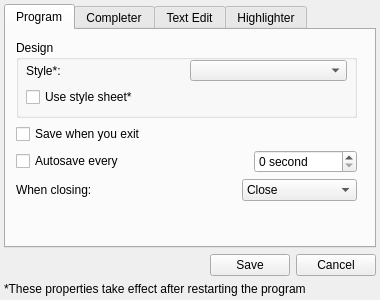
<?xml version="1.0" encoding="UTF-8"?>
<ui version="4.0">
 <class>Settings_Window</class>
 <widget class="QDialog" name="Settings_Window">
  <property name="geometry">
   <rect>
    <x>0</x>
    <y>0</y>
    <width>380</width>
    <height>300</height>
   </rect>
  </property>
  <property name="minimumSize">
   <size>
    <width>380</width>
    <height>300</height>
   </size>
  </property>
  <property name="maximumSize">
   <size>
    <width>380</width>
    <height>300</height>
   </size>
  </property>
  <property name="windowTitle">
   <string>Settings</string>
  </property>
  <layout class="QVBoxLayout" name="verticalLayout_5">
   <property name="margin">
    <number>4</number>
   </property>
   <item>
    <layout class="QVBoxLayout" name="verticalLayout_4">
     <item>
      <widget class="QTabWidget" name="tabWidget">
       <property name="tabPosition">
        <enum>QTabWidget::North</enum>
       </property>
       <property name="tabShape">
        <enum>QTabWidget::Rounded</enum>
       </property>
       <property name="currentIndex">
        <number>0</number>
       </property>
       <property name="elideMode">
        <enum>Qt::ElideRight</enum>
       </property>
       <property name="documentMode">
        <bool>false</bool>
       </property>
       <property name="tabsClosable">
        <bool>false</bool>
       </property>
       <property name="movable">
        <bool>true</bool>
       </property>
       <widget class="QWidget" name="tab">
        <attribute name="title">
         <string>Program</string>
        </attribute>
        <widget class="QWidget" name="layoutWidget_2">
         <property name="geometry">
          <rect>
           <x>10</x>
           <y>10</y>
           <width>341</width>
           <height>161</height>
          </rect>
         </property>
         <layout class="QVBoxLayout" name="verticalLayout_12">
          <item>
           <widget class="QGroupBox" name="groupBox_3">
            <property name="title">
             <string>Design</string>
            </property>
            <widget class="QWidget" name="layoutWidget_5">
             <property name="geometry">
              <rect>
               <x>10</x>
               <y>20</y>
               <width>321</width>
               <height>47</height>
              </rect>
             </property>
             <layout class="QVBoxLayout" name="verticalLayout_13">
              <item>
               <layout class="QHBoxLayout" name="horizontalLayout_4">
                <item>
                 <widget class="QLabel" name="label_3">
                  <property name="text">
                   <string>Style*:</string>
                  </property>
                 </widget>
                </item>
                <item>
                 <widget class="QComboBox" name="comboBox_3"/>
                </item>
               </layout>
              </item>
              <item>
               <widget class="QCheckBox" name="checkBox_4">
                <property name="text">
                 <string>Use style sheet*</string>
                </property>
               </widget>
              </item>
             </layout>
            </widget>
           </widget>
          </item>
          <item>
           <layout class="QVBoxLayout" name="verticalLayout_14">
            <item>
             <layout class="QHBoxLayout" name="horizontalLayout_22">
              <item>
               <widget class="QCheckBox" name="checkBox">
                <property name="text">
                 <string>Save when you exit</string>
                </property>
               </widget>
              </item>
             </layout>
            </item>
            <item>
             <layout class="QHBoxLayout" name="horizontalLayout_23">
              <item>
               <widget class="QCheckBox" name="checkBox_2">
                <property name="text">
                 <string>Autosave every</string>
                </property>
               </widget>
              </item>
              <item>
               <spacer name="horizontalSpacer_15">
                <property name="orientation">
                 <enum>Qt::Horizontal</enum>
                </property>
                <property name="sizeHint" stdset="0">
                 <size>
                  <width>40</width>
                  <height>20</height>
                 </size>
                </property>
               </spacer>
              </item>
              <item>
               <widget class="QSpinBox" name="spinBox">
                <property name="suffix">
                 <string> second</string>
                </property>
                <property name="maximum">
                 <number>99999</number>
                </property>
                <property name="singleStep">
                 <number>20</number>
                </property>
               </widget>
              </item>
             </layout>
            </item>
            <item>
             <layout class="QHBoxLayout" name="horizontalLayout_25">
              <item>
               <widget class="QLabel" name="label_34">
                <property name="text">
                 <string>When closing:</string>
                </property>
               </widget>
              </item>
              <item>
               <spacer name="horizontalSpacer_14">
                <property name="orientation">
                 <enum>Qt::Horizontal</enum>
                </property>
                <property name="sizeHint" stdset="0">
                 <size>
                  <width>40</width>
                  <height>20</height>
                 </size>
                </property>
               </spacer>
              </item>
              <item>
               <widget class="QComboBox" name="comboBox_5">
                <item>
                 <property name="text">
                  <string>Close</string>
                 </property>
                 <property name="icon">
                  <iconset resource="../rizekqsseditor.qrc">
                   <normaloff>:/ico/icos/quit.png</normaloff>:/ico/icos/quit.png</iconset>
                 </property>
                </item>
                <item>
                 <property name="text">
                  <string>Minimize to tray</string>
                 </property>
                 <property name="icon">
                  <iconset resource="../rizekqsseditor.qrc">
                   <normaloff>:/ico/icos/hideToTray.png</normaloff>:/ico/icos/hideToTray.png</iconset>
                 </property>
                </item>
               </widget>
              </item>
             </layout>
            </item>
           </layout>
          </item>
         </layout>
        </widget>
       </widget>
       <widget class="QWidget" name="tab_2">
        <attribute name="title">
         <string>Completer</string>
        </attribute>
        <widget class="QWidget" name="layoutWidget">
         <property name="geometry">
          <rect>
           <x>10</x>
           <y>10</y>
           <width>341</width>
           <height>82</height>
          </rect>
         </property>
         <layout class="QVBoxLayout" name="verticalLayout_6">
          <item>
           <layout class="QVBoxLayout" name="verticalLayout">
            <item>
             <layout class="QHBoxLayout" name="horizontalLayout_2">
              <item>
               <widget class="QLabel" name="label_2">
                <property name="text">
                 <string>Completion mode:</string>
                </property>
               </widget>
              </item>
              <item>
               <widget class="QComboBox" name="comboBox_2">
                <item>
                 <property name="text">
                  <string notr="true">Popup completion</string>
                 </property>
                </item>
                <item>
                 <property name="text">
                  <string notr="true">Inline completion</string>
                 </property>
                </item>
               </widget>
              </item>
             </layout>
            </item>
            <item>
             <layout class="QHBoxLayout" name="horizontalLayout_3">
              <item>
               <widget class="QLabel" name="label_8">
                <property name="text">
                 <string>Case sensitivity:</string>
                </property>
               </widget>
              </item>
              <item>
               <widget class="QComboBox" name="comboBox_4">
                <item>
                 <property name="text">
                  <string>Case insensitive</string>
                 </property>
                </item>
                <item>
                 <property name="text">
                  <string>Cases sensitive</string>
                 </property>
                </item>
               </widget>
              </item>
             </layout>
            </item>
           </layout>
          </item>
          <item>
           <layout class="QHBoxLayout" name="horizontalLayout_8">
            <item>
             <widget class="QCheckBox" name="checkBox_3">
              <property name="text">
               <string>Wrap around</string>
              </property>
             </widget>
            </item>
           </layout>
          </item>
         </layout>
        </widget>
       </widget>
       <widget class="QWidget" name="tab_3">
        <attribute name="title">
         <string>Text Edit</string>
        </attribute>
        <widget class="QGroupBox" name="groupBox">
         <property name="geometry">
          <rect>
           <x>10</x>
           <y>10</y>
           <width>351</width>
           <height>101</height>
          </rect>
         </property>
         <property name="title">
          <string>Font</string>
         </property>
         <widget class="QWidget" name="layoutWidget_4">
          <property name="geometry">
           <rect>
            <x>10</x>
            <y>20</y>
            <width>331</width>
            <height>72</height>
           </rect>
          </property>
          <layout class="QVBoxLayout" name="verticalLayout_2">
           <item>
            <layout class="QVBoxLayout" name="verticalLayout_3">
             <item>
              <layout class="QHBoxLayout" name="horizontalLayout_5">
               <item>
                <widget class="QLabel" name="label_4">
                 <property name="text">
                  <string>Curren font:</string>
                 </property>
                </widget>
               </item>
               <item>
                <widget class="QLabel" name="label_5">
                 <property name="text">
                  <string>CFONT</string>
                 </property>
                </widget>
               </item>
              </layout>
             </item>
             <item>
              <layout class="QHBoxLayout" name="horizontalLayout_6">
               <item>
                <widget class="QLabel" name="label_6">
                 <property name="text">
                  <string>Size of current font:</string>
                 </property>
                </widget>
               </item>
               <item>
                <widget class="QLabel" name="label_7">
                 <property name="text">
                  <string>SOCFONT</string>
                 </property>
                </widget>
               </item>
              </layout>
             </item>
            </layout>
           </item>
           <item>
            <layout class="QHBoxLayout" name="horizontalLayout_7">
             <item>
              <spacer name="horizontalSpacer">
               <property name="orientation">
                <enum>Qt::Horizontal</enum>
               </property>
               <property name="sizeHint" stdset="0">
                <size>
                 <width>168</width>
                 <height>20</height>
                </size>
               </property>
              </spacer>
             </item>
             <item>
              <widget class="QPushButton" name="pushButton">
               <property name="text">
                <string>Change</string>
               </property>
               <property name="icon">
                <iconset resource="../rizekqsseditor.qrc">
                 <normaloff>:/ico/icos/font.png</normaloff>:/ico/icos/font.png</iconset>
               </property>
               <property name="normal" stdset="0">
                <bool>true</bool>
               </property>
              </widget>
             </item>
            </layout>
           </item>
          </layout>
         </widget>
        </widget>
        <widget class="QGroupBox" name="groupBox_2">
         <property name="geometry">
          <rect>
           <x>10</x>
           <y>120</y>
           <width>351</width>
           <height>91</height>
          </rect>
         </property>
         <property name="title">
          <string>Palette</string>
         </property>
         <layout class="QVBoxLayout" name="verticalLayout_7">
          <item>
           <layout class="QVBoxLayout" name="verticalLayout_8">
            <item>
             <layout class="QHBoxLayout" name="horizontalLayout_9">
              <item>
               <layout class="QHBoxLayout" name="horizontalLayout_10">
                <item>
                 <widget class="QLabel" name="label_9">
                  <property name="text">
                   <string>Highlight color:</string>
                  </property>
                 </widget>
                </item>
                <item>
                 <widget class="QLabel" name="label_10">
                  <property name="text">
                   <string>HC</string>
                  </property>
                 </widget>
                </item>
               </layout>
              </item>
              <item>
               <spacer name="horizontalSpacer_3">
                <property name="orientation">
                 <enum>Qt::Horizontal</enum>
                </property>
                <property name="sizeHint" stdset="0">
                 <size>
                  <width>40</width>
                  <height>20</height>
                 </size>
                </property>
               </spacer>
              </item>
              <item>
               <widget class="QPushButton" name="pushButton_4">
                <property name="text">
                 <string>Edit</string>
                </property>
                <property name="icon">
                 <iconset resource="../rizekqsseditor.qrc">
                  <normaloff>:/ico/icos/colors.png</normaloff>:/ico/icos/colors.png</iconset>
                </property>
                <property name="checkable">
                 <bool>false</bool>
                </property>
                <property name="normal" stdset="0">
                 <bool>true</bool>
                </property>
               </widget>
              </item>
             </layout>
            </item>
            <item>
             <layout class="QHBoxLayout" name="horizontalLayout_11">
              <item>
               <layout class="QHBoxLayout" name="horizontalLayout_12">
                <item>
                 <widget class="QLabel" name="label_11">
                  <property name="text">
                   <string>Highlighted text color:</string>
                  </property>
                 </widget>
                </item>
                <item>
                 <widget class="QLabel" name="label_12">
                  <property name="text">
                   <string>HTC</string>
                  </property>
                 </widget>
                </item>
               </layout>
              </item>
              <item>
               <spacer name="horizontalSpacer_4">
                <property name="orientation">
                 <enum>Qt::Horizontal</enum>
                </property>
                <property name="sizeHint" stdset="0">
                 <size>
                  <width>40</width>
                  <height>20</height>
                 </size>
                </property>
               </spacer>
              </item>
              <item>
               <widget class="QPushButton" name="pushButton_5">
                <property name="text">
                 <string>Edit</string>
                </property>
                <property name="icon">
                 <iconset resource="../rizekqsseditor.qrc">
                  <normaloff>:/ico/icos/colors.png</normaloff>:/ico/icos/colors.png</iconset>
                </property>
                <property name="checkable">
                 <bool>false</bool>
                </property>
                <property name="normal" stdset="0">
                 <bool>true</bool>
                </property>
               </widget>
              </item>
             </layout>
            </item>
           </layout>
          </item>
         </layout>
        </widget>
       </widget>
       <widget class="QWidget" name="tab_4">
        <attribute name="title">
         <string>Highlighter</string>
        </attribute>
        <layout class="QVBoxLayout" name="verticalLayout_11">
         <item>
          <widget class="QScrollArea" name="scrollArea">
           <property name="styleSheet">
            <string notr="true"/>
           </property>
           <property name="widgetResizable">
            <bool>true</bool>
           </property>
           <widget class="QWidget" name="scrollAreaWidgetContents">
            <property name="geometry">
             <rect>
              <x>0</x>
              <y>0</y>
              <width>327</width>
              <height>302</height>
             </rect>
            </property>
            <layout class="QVBoxLayout" name="verticalLayout_9">
             <item>
              <layout class="QVBoxLayout" name="verticalLayout_10">
               <item>
                <layout class="QHBoxLayout" name="horizontalLayout_13">
                 <item>
                  <widget class="QLabel" name="label_13">
                   <property name="text">
                    <string>Color of location format:</string>
                   </property>
                  </widget>
                 </item>
                 <item>
                  <widget class="QLabel" name="label_14">
                   <property name="text">
                    <string>color</string>
                   </property>
                  </widget>
                 </item>
                 <item>
                  <spacer name="horizontalSpacer_5">
                   <property name="orientation">
                    <enum>Qt::Horizontal</enum>
                   </property>
                   <property name="sizeHint" stdset="0">
                    <size>
                     <width>40</width>
                     <height>20</height>
                    </size>
                   </property>
                  </spacer>
                 </item>
                 <item>
                  <widget class="QPushButton" name="pushButton_6">
                   <property name="text">
                    <string>Edit</string>
                   </property>
                   <property name="icon">
                    <iconset resource="../rizekqsseditor.qrc">
                     <normaloff>:/ico/icos/colors.png</normaloff>:/ico/icos/colors.png</iconset>
                   </property>
                   <property name="normal" stdset="0">
                    <bool>true</bool>
                   </property>
                  </widget>
                 </item>
                </layout>
               </item>
               <item>
                <layout class="QHBoxLayout" name="horizontalLayout_14">
                 <item>
                  <widget class="QLabel" name="label_15">
                   <property name="text">
                    <string>Color of object format:</string>
                   </property>
                  </widget>
                 </item>
                 <item>
                  <widget class="QLabel" name="label_16">
                   <property name="text">
                    <string>color</string>
                   </property>
                  </widget>
                 </item>
                 <item>
                  <spacer name="horizontalSpacer_6">
                   <property name="orientation">
                    <enum>Qt::Horizontal</enum>
                   </property>
                   <property name="sizeHint" stdset="0">
                    <size>
                     <width>40</width>
                     <height>20</height>
                    </size>
                   </property>
                  </spacer>
                 </item>
                 <item>
                  <widget class="QPushButton" name="pushButton_7">
                   <property name="text">
                    <string>Edit</string>
                   </property>
                   <property name="icon">
                    <iconset resource="../rizekqsseditor.qrc">
                     <normaloff>:/ico/icos/colors.png</normaloff>:/ico/icos/colors.png</iconset>
                   </property>
                   <property name="normal" stdset="0">
                    <bool>true</bool>
                   </property>
                  </widget>
                 </item>
                </layout>
               </item>
               <item>
                <layout class="QHBoxLayout" name="horizontalLayout_15">
                 <item>
                  <widget class="QLabel" name="label_17">
                   <property name="text">
                    <string>Color of function format:</string>
                   </property>
                  </widget>
                 </item>
                 <item>
                  <widget class="QLabel" name="label_18">
                   <property name="text">
                    <string>color</string>
                   </property>
                  </widget>
                 </item>
                 <item>
                  <spacer name="horizontalSpacer_7">
                   <property name="orientation">
                    <enum>Qt::Horizontal</enum>
                   </property>
                   <property name="sizeHint" stdset="0">
                    <size>
                     <width>40</width>
                     <height>20</height>
                    </size>
                   </property>
                  </spacer>
                 </item>
                 <item>
                  <widget class="QPushButton" name="pushButton_8">
                   <property name="text">
                    <string>Edit</string>
                   </property>
                   <property name="icon">
                    <iconset resource="../rizekqsseditor.qrc">
                     <normaloff>:/ico/icos/colors.png</normaloff>:/ico/icos/colors.png</iconset>
                   </property>
                   <property name="normal" stdset="0">
                    <bool>true</bool>
                   </property>
                  </widget>
                 </item>
                </layout>
               </item>
               <item>
                <layout class="QHBoxLayout" name="horizontalLayout_16">
                 <item>
                  <widget class="QLabel" name="label_19">
                   <property name="text">
                    <string>Color of classes format:</string>
                   </property>
                  </widget>
                 </item>
                 <item>
                  <widget class="QLabel" name="label_20">
                   <property name="text">
                    <string>color</string>
                   </property>
                  </widget>
                 </item>
                 <item>
                  <spacer name="horizontalSpacer_8">
                   <property name="orientation">
                    <enum>Qt::Horizontal</enum>
                   </property>
                   <property name="sizeHint" stdset="0">
                    <size>
                     <width>40</width>
                     <height>20</height>
                    </size>
                   </property>
                  </spacer>
                 </item>
                 <item>
                  <widget class="QPushButton" name="pushButton_9">
                   <property name="text">
                    <string>Edit</string>
                   </property>
                   <property name="icon">
                    <iconset resource="../rizekqsseditor.qrc">
                     <normaloff>:/ico/icos/colors.png</normaloff>:/ico/icos/colors.png</iconset>
                   </property>
                   <property name="normal" stdset="0">
                    <bool>true</bool>
                   </property>
                  </widget>
                 </item>
                </layout>
               </item>
               <item>
                <layout class="QHBoxLayout" name="horizontalLayout_17">
                 <item>
                  <widget class="QLabel" name="label_21">
                   <property name="text">
                    <string>Color of values format:</string>
                   </property>
                  </widget>
                 </item>
                 <item>
                  <widget class="QLabel" name="label_22">
                   <property name="text">
                    <string>color</string>
                   </property>
                  </widget>
                 </item>
                 <item>
                  <spacer name="horizontalSpacer_9">
                   <property name="orientation">
                    <enum>Qt::Horizontal</enum>
                   </property>
                   <property name="sizeHint" stdset="0">
                    <size>
                     <width>40</width>
                     <height>20</height>
                    </size>
                   </property>
                  </spacer>
                 </item>
                 <item>
                  <widget class="QPushButton" name="pushButton_10">
                   <property name="text">
                    <string>Edit</string>
                   </property>
                   <property name="icon">
                    <iconset resource="../rizekqsseditor.qrc">
                     <normaloff>:/ico/icos/colors.png</normaloff>:/ico/icos/colors.png</iconset>
                   </property>
                   <property name="normal" stdset="0">
                    <bool>true</bool>
                   </property>
                  </widget>
                 </item>
                </layout>
               </item>
               <item>
                <layout class="QHBoxLayout" name="horizontalLayout_18">
                 <item>
                  <widget class="QLabel" name="label_23">
                   <property name="text">
                    <string>Color of pseudo states format:</string>
                   </property>
                  </widget>
                 </item>
                 <item>
                  <widget class="QLabel" name="label_24">
                   <property name="text">
                    <string>color</string>
                   </property>
                  </widget>
                 </item>
                 <item>
                  <spacer name="horizontalSpacer_10">
                   <property name="orientation">
                    <enum>Qt::Horizontal</enum>
                   </property>
                   <property name="sizeHint" stdset="0">
                    <size>
                     <width>40</width>
                     <height>20</height>
                    </size>
                   </property>
                  </spacer>
                 </item>
                 <item>
                  <widget class="QPushButton" name="pushButton_11">
                   <property name="text">
                    <string>Edit</string>
                   </property>
                   <property name="icon">
                    <iconset resource="../rizekqsseditor.qrc">
                     <normaloff>:/ico/icos/colors.png</normaloff>:/ico/icos/colors.png</iconset>
                   </property>
                   <property name="normal" stdset="0">
                    <bool>true</bool>
                   </property>
                  </widget>
                 </item>
                </layout>
               </item>
               <item>
                <layout class="QHBoxLayout" name="horizontalLayout_19">
                 <item>
                  <widget class="QLabel" name="label_25">
                   <property name="text">
                    <string>Color of sub controls format:</string>
                   </property>
                  </widget>
                 </item>
                 <item>
                  <widget class="QLabel" name="label_26">
                   <property name="text">
                    <string>color</string>
                   </property>
                  </widget>
                 </item>
                 <item>
                  <spacer name="horizontalSpacer_11">
                   <property name="orientation">
                    <enum>Qt::Horizontal</enum>
                   </property>
                   <property name="sizeHint" stdset="0">
                    <size>
                     <width>40</width>
                     <height>20</height>
                    </size>
                   </property>
                  </spacer>
                 </item>
                 <item>
                  <widget class="QPushButton" name="pushButton_12">
                   <property name="text">
                    <string>Edit</string>
                   </property>
                   <property name="icon">
                    <iconset resource="../rizekqsseditor.qrc">
                     <normaloff>:/ico/icos/colors.png</normaloff>:/ico/icos/colors.png</iconset>
                   </property>
                   <property name="normal" stdset="0">
                    <bool>true</bool>
                   </property>
                  </widget>
                 </item>
                </layout>
               </item>
               <item>
                <layout class="QHBoxLayout" name="horizontalLayout_20">
                 <item>
                  <widget class="QLabel" name="label_27">
                   <property name="text">
                    <string>&lt;!DOCTYPE HTML PUBLIC &quot;-//W3C//DTD HTML 4.0//EN&quot; &quot;http://www.w3.org/TR/REC-html40/strict.dtd&quot;&gt;
&lt;html&gt;&lt;head&gt;&lt;meta name=&quot;qrichtext&quot; content=&quot;1&quot; /&gt;&lt;style type=&quot;text/css&quot;&gt;
p, li { white-space: pre-wrap; }
&lt;/style&gt;&lt;/head&gt;&lt;body style=&quot; font-family:'MS Shell Dlg 2'; font-size:8.25pt; font-weight:400; font-style:normal;&quot;&gt;
&lt;p style=&quot; margin-top:0px; margin-bottom:0px; margin-left:0px; margin-right:0px; -qt-block-indent:0; text-indent:0px;&quot;&gt;&lt;span style=&quot; font-size:8pt;&quot;&gt;Color of colors and fonts format:&lt;/span&gt;&lt;/p&gt;&lt;/body&gt;&lt;/html&gt;</string>
                   </property>
                  </widget>
                 </item>
                 <item>
                  <widget class="QLabel" name="label_28">
                   <property name="text">
                    <string>color</string>
                   </property>
                  </widget>
                 </item>
                 <item>
                  <spacer name="horizontalSpacer_12">
                   <property name="orientation">
                    <enum>Qt::Horizontal</enum>
                   </property>
                   <property name="sizeHint" stdset="0">
                    <size>
                     <width>40</width>
                     <height>20</height>
                    </size>
                   </property>
                  </spacer>
                 </item>
                 <item>
                  <widget class="QPushButton" name="pushButton_13">
                   <property name="text">
                    <string>Edit</string>
                   </property>
                   <property name="icon">
                    <iconset resource="../rizekqsseditor.qrc">
                     <normaloff>:/ico/icos/colors.png</normaloff>:/ico/icos/colors.png</iconset>
                   </property>
                   <property name="normal" stdset="0">
                    <bool>true</bool>
                   </property>
                  </widget>
                 </item>
                </layout>
               </item>
               <item>
                <layout class="QHBoxLayout" name="horizontalLayout_21">
                 <item>
                  <widget class="QLabel" name="label_29">
                   <property name="text">
                    <string>Color of comment format:</string>
                   </property>
                  </widget>
                 </item>
                 <item>
                  <widget class="QLabel" name="label_30">
                   <property name="text">
                    <string>color</string>
                   </property>
                  </widget>
                 </item>
                 <item>
                  <spacer name="horizontalSpacer_13">
                   <property name="orientation">
                    <enum>Qt::Horizontal</enum>
                   </property>
                   <property name="sizeHint" stdset="0">
                    <size>
                     <width>40</width>
                     <height>20</height>
                    </size>
                   </property>
                  </spacer>
                 </item>
                 <item>
                  <widget class="QPushButton" name="pushButton_14">
                   <property name="text">
                    <string>Edit</string>
                   </property>
                   <property name="icon">
                    <iconset resource="../rizekqsseditor.qrc">
                     <normaloff>:/ico/icos/colors.png</normaloff>:/ico/icos/colors.png</iconset>
                   </property>
                   <property name="normal" stdset="0">
                    <bool>true</bool>
                   </property>
                  </widget>
                 </item>
                </layout>
               </item>
              </layout>
             </item>
            </layout>
           </widget>
          </widget>
         </item>
         <item>
          <widget class="QLabel" name="label_33">
           <property name="text">
            <string>&lt;!DOCTYPE HTML PUBLIC &quot;-//W3C//DTD HTML 4.0//EN&quot; &quot;http://www.w3.org/TR/REC-html40/strict.dtd&quot;&gt;
&lt;html&gt;&lt;head&gt;&lt;meta name=&quot;qrichtext&quot; content=&quot;1&quot; /&gt;&lt;style type=&quot;text/css&quot;&gt;
p, li { white-space: pre-wrap; }
&lt;/style&gt;&lt;/head&gt;&lt;body style=&quot; font-family:'MS Shell Dlg 2'; font-size:8.25pt; font-weight:400; font-style:normal;&quot;&gt;
&lt;p style=&quot; margin-top:0px; margin-bottom:0px; margin-left:0px; margin-right:0px; -qt-block-indent:0; text-indent:0px;&quot;&gt;&lt;span style=&quot; font-size:7pt;&quot;&gt;*Most of the settings of highlight will work until you restart the program&lt;/span&gt;&lt;/p&gt;&lt;/body&gt;&lt;/html&gt;</string>
           </property>
          </widget>
         </item>
        </layout>
       </widget>
      </widget>
     </item>
     <item>
      <layout class="QHBoxLayout" name="horizontalLayout">
       <item>
        <spacer name="horizontalSpacer_2">
         <property name="orientation">
          <enum>Qt::Horizontal</enum>
         </property>
         <property name="sizeHint" stdset="0">
          <size>
           <width>108</width>
           <height>20</height>
          </size>
         </property>
        </spacer>
       </item>
       <item>
        <widget class="QPushButton" name="pushButton_2">
         <property name="text">
          <string>Save</string>
         </property>
         <property name="icon">
          <iconset resource="../rizekqsseditor.qrc">
           <normaloff>:/ico/icos/OK.png</normaloff>:/ico/icos/OK.png</iconset>
         </property>
         <property name="normal" stdset="0">
          <bool>true</bool>
         </property>
        </widget>
       </item>
       <item>
        <widget class="QPushButton" name="pushButton_3">
         <property name="text">
          <string>Cancel</string>
         </property>
         <property name="icon">
          <iconset resource="../rizekqsseditor.qrc">
           <normaloff>:/ico/icos/remove.png</normaloff>:/ico/icos/remove.png</iconset>
         </property>
         <property name="normal" stdset="0">
          <bool>true</bool>
         </property>
        </widget>
       </item>
      </layout>
     </item>
    </layout>
   </item>
   <item>
    <widget class="QLabel" name="label">
     <property name="text">
      <string>*These properties take effect after restarting the program</string>
     </property>
    </widget>
   </item>
  </layout>
 </widget>
 <resources>
  <include location="../rizekqsseditor.qrc"/>
 </resources>
 <connections>
  <connection>
   <sender>pushButton_3</sender>
   <signal>clicked()</signal>
   <receiver>Settings_Window</receiver>
   <slot>close()</slot>
   <hints>
    <hint type="sourcelabel">
     <x>336</x>
     <y>282</y>
    </hint>
    <hint type="destinationlabel">
     <x>189</x>
     <y>149</y>
    </hint>
   </hints>
  </connection>
 </connections>
</ui>
